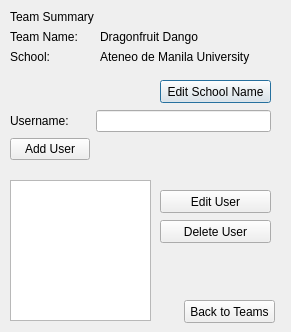
<?xml version="1.0" encoding="UTF-8"?>
<ui version="4.0">
 <class>user_table_wnd</class>
 <widget class="QDialog" name="user_table_wnd">
  <property name="geometry">
   <rect>
    <x>0</x>
    <y>0</y>
    <width>291</width>
    <height>332</height>
   </rect>
  </property>
  <property name="windowTitle">
   <string>User View</string>
  </property>
  <widget class="QWidget" name="formLayoutWidget">
   <property name="geometry">
    <rect>
     <x>10</x>
     <y>10</y>
     <width>271</width>
     <height>62</height>
    </rect>
   </property>
   <layout class="QFormLayout" name="formLayout">
    <property name="fieldGrowthPolicy">
     <enum>QFormLayout::AllNonFixedFieldsGrow</enum>
    </property>
    <item row="1" column="0">
     <widget class="QLabel" name="label_3">
      <property name="text">
       <string>Team Summary</string>
      </property>
     </widget>
    </item>
    <item row="2" column="0">
     <widget class="QLabel" name="teamnamelabel">
      <property name="text">
       <string>Team Name:</string>
      </property>
     </widget>
    </item>
    <item row="2" column="1">
     <widget class="QLabel" name="lbl_teamname">
      <property name="text">
       <string>Dragonfruit Dango</string>
      </property>
     </widget>
    </item>
    <item row="3" column="0">
     <widget class="QLabel" name="teamschoollabel">
      <property name="text">
       <string>School:</string>
      </property>
     </widget>
    </item>
    <item row="3" column="1">
     <widget class="QLabel" name="lbl_schoolname">
      <property name="text">
       <string>Ateneo de Manila University</string>
      </property>
     </widget>
    </item>
   </layout>
  </widget>
  <widget class="QPushButton" name="edit_school_btn">
   <property name="geometry">
    <rect>
     <x>160</x>
     <y>80</y>
     <width>111</width>
     <height>23</height>
    </rect>
   </property>
   <property name="text">
    <string>Edit School Name</string>
   </property>
  </widget>
  <widget class="QWidget" name="formLayoutWidget_2">
   <property name="geometry">
    <rect>
     <x>10</x>
     <y>110</y>
     <width>261</width>
     <height>61</height>
    </rect>
   </property>
   <layout class="QFormLayout" name="formLayout_2">
    <item row="0" column="0">
     <widget class="QLabel" name="label">
      <property name="text">
       <string>Username:</string>
      </property>
     </widget>
    </item>
    <item row="0" column="1">
     <widget class="QLineEdit" name="username_txt"/>
    </item>
    <item row="1" column="0">
     <widget class="QPushButton" name="add_user_btn">
      <property name="text">
       <string>Add User</string>
      </property>
     </widget>
    </item>
   </layout>
  </widget>
  <widget class="QListView" name="user_listview">
   <property name="geometry">
    <rect>
     <x>10</x>
     <y>180</y>
     <width>141</width>
     <height>141</height>
    </rect>
   </property>
  </widget>
  <widget class="QPushButton" name="edit_user_btn">
   <property name="geometry">
    <rect>
     <x>160</x>
     <y>190</y>
     <width>111</width>
     <height>23</height>
    </rect>
   </property>
   <property name="text">
    <string>Edit User</string>
   </property>
  </widget>
  <widget class="QPushButton" name="delete_user_btn">
   <property name="geometry">
    <rect>
     <x>160</x>
     <y>220</y>
     <width>111</width>
     <height>23</height>
    </rect>
   </property>
   <property name="text">
    <string>Delete User</string>
   </property>
  </widget>
  <widget class="QPushButton" name="backtoteams_btn">
   <property name="geometry">
    <rect>
     <x>184</x>
     <y>300</y>
     <width>91</width>
     <height>23</height>
    </rect>
   </property>
   <property name="text">
    <string>Back to Teams</string>
   </property>
  </widget>
 </widget>
 <resources/>
 <connections/>
</ui>
